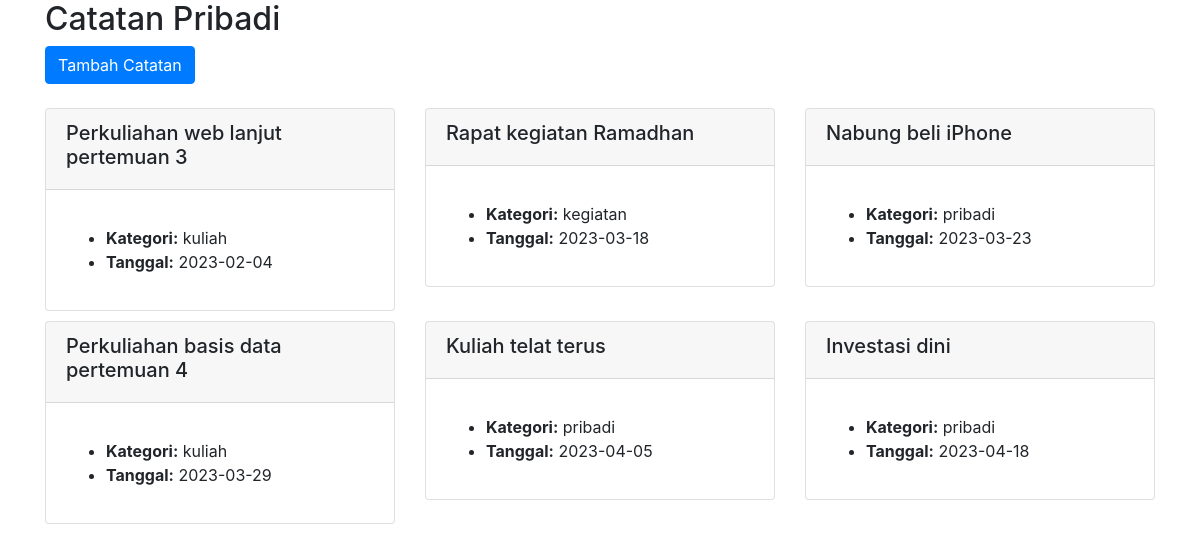
The app's page /proyek_uts-main/notes/index.php with its own data.
### tables this page shows
CREATE TABLE `notes` (
  `id` int(11) NOT NULL AUTO_INCREMENT,
  `judul` varchar(100) DEFAULT NULL,
  `catatan` text DEFAULT NULL,
  `kategori` varchar(100) DEFAULT NULL,
  `tanggal` date DEFAULT NULL,
  PRIMARY KEY (`id`)
);

### proyek_uts-main/notes/index.php (the view, shortened to what this page needs)
<?php
require "db_conn.php";
$sql = 'select * from notes where 1';
$stmt = $conn->prepare($sql);
$stmt->execute();
?>
<!DOCTYPE html>
<html lang="en">
<head>
    <link rel="stylesheet" href="https://cdn.jsdelivr.net/npm/bootstrap@4.3.1/dist/css/bootstrap.min.css"
>
</head>
<body>
    <div class="container">
        <h2>Catatan Pribadi</h2>
        <a href="" class="btn btn-primary">Tambah Catatan</a>
        <br><br>
        <div class="row">
            <?php
            while($data = $stmt->fetch()){
            ?>
            <div class="col-md-4" style="margin-bottom: 10px;">
            <div class="card">
                <div class="card-header">
                    <h5> <?=$data['judul']?> </h5>
                </div>
                <div class="card-body">
                    <p class="card-text">
                        <ul>
                            <li><strong>Kategori:</strong> <?=$data['kategori']?></li>
                            <li><strong>Tanggal:</strong> <?=$data['tanggal']?></li>
                        </ul>
                    </p>
                </div>
            </div>
            </div>
            <?php
            }
            ?>
        </div>
    </div>
</body>
</html>

### records on screen
notes: judul "Perkuliahan web lanjut pertemuan 3", kategori "kuliah", tanggal "2023-02-04"
notes: judul "Rapat kegiatan Ramadhan", kategori "kegiatan", tanggal "2023-03-18"
notes: judul "Nabung beli iPhone", kategori "pribadi", tanggal "2023-03-23"
notes: judul "Perkuliahan basis data pertemuan 4", kategori "kuliah", tanggal "2023-03-29"
notes: judul "Kuliah telat terus", kategori "pribadi", tanggal "2023-04-05"
notes: judul "Investasi dini", kategori "pribadi", tanggal "2023-04-18"
